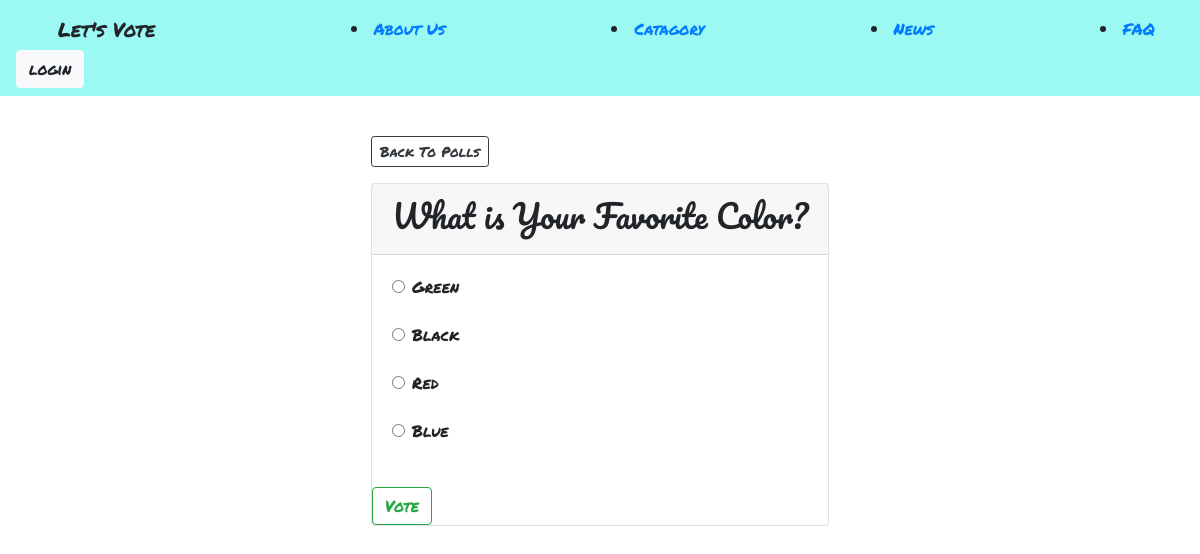
/polls/2, run on the app's committed database.
### polls/models.py (models this page shows, shortened)
class Question(models.Model):
    question = models.CharField(max_length = 200)
    start_date = models.DateTimeField("Starts at ",default=timezone.now)

class Choice(models.Model):
    question = models.ForeignKey(Question, on_delete=models.CASCADE)
    choice = models.CharField(max_length=100)
    votes = models.IntegerField(default=0)

### polls/views.py (the view)
# urls.py: path('<int:question_id>', views.detail, name="detail") ,
def detail(request, question_id):
    try:
        question = Question.objects.get(pk=question_id)
    except Question.DoesNotExist:
        raise "Question does not exist!!!"
    return render(request, 'polls/detail.html', {'question': question})

### templates/polls/detail.html (shortened to what this page needs)
{% extends 'base.html' %}
{% block content %}
<a class="btn btn-outline-dark btn-sm mt-3" href="{% url 'polls:index' %}">Back To Polls</a>
<div class="card">
    <form action="{% url 'polls:vote' question.id %}" method="post">
        <div class="card-header">
            <h2>{{question.question}}</h2>
        </div>
        <div class="card-body">
        {% for choice in question.choice_set.all %}
            <div class="form-group form-check" >
                <input
                    type="radio"
                    name="choice"
                    class="form-check-input"
                    id="choice{{ forloop.counter }}"
                    value="{{ choice.id }}"
                />
                <label for="choice{{ forloop.counter }}">{{ choice.choice }}</label>
            </div>
        {% endfor %}
        </div>
        <input type="submit" value="Vote" class="btn btn-outline-success" />
    </form>
</div>
{% endblock %}

### polls/static/style.css (style rules this page uses)
a { font-family: 'Permanent Marker', cursive; }
h2 { font-family: 'Pacifico', cursive; }
div { font-family: 'Permanent Marker', cursive; }

### data on the page
Question: question "What is Your Favorite Color?"
Choice: choice "Green"
Choice: choice "Black"
Choice: choice "Red"
Choice: choice "Blue"
